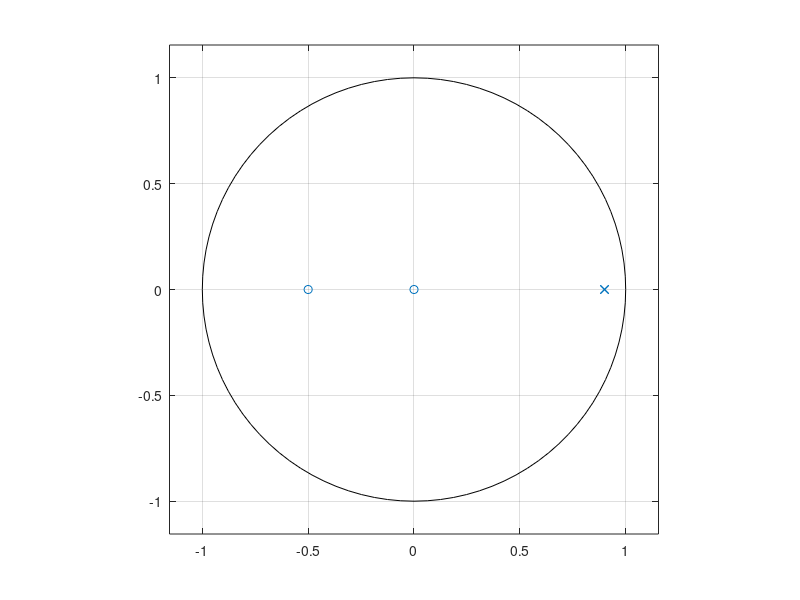
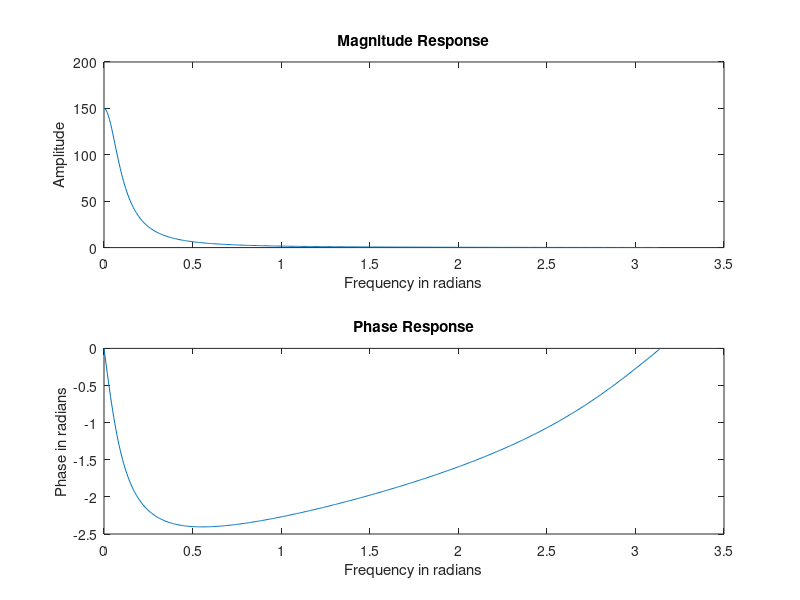
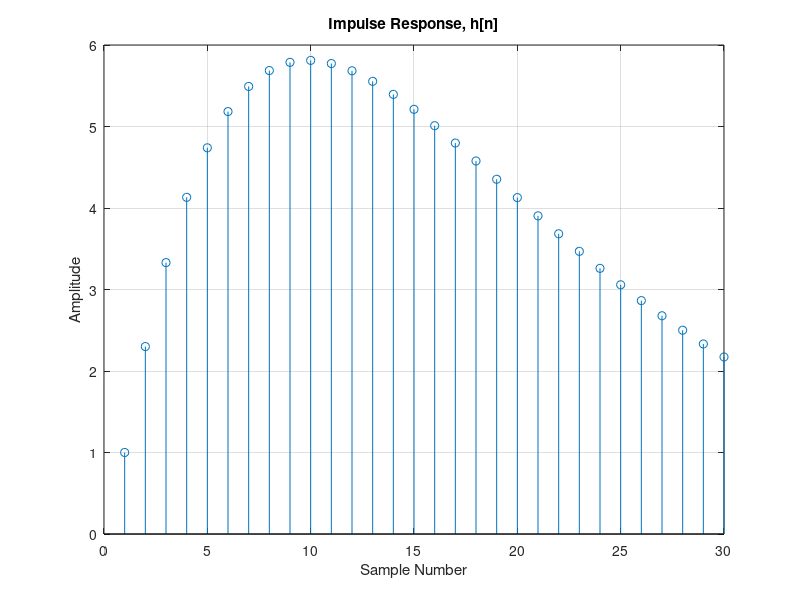
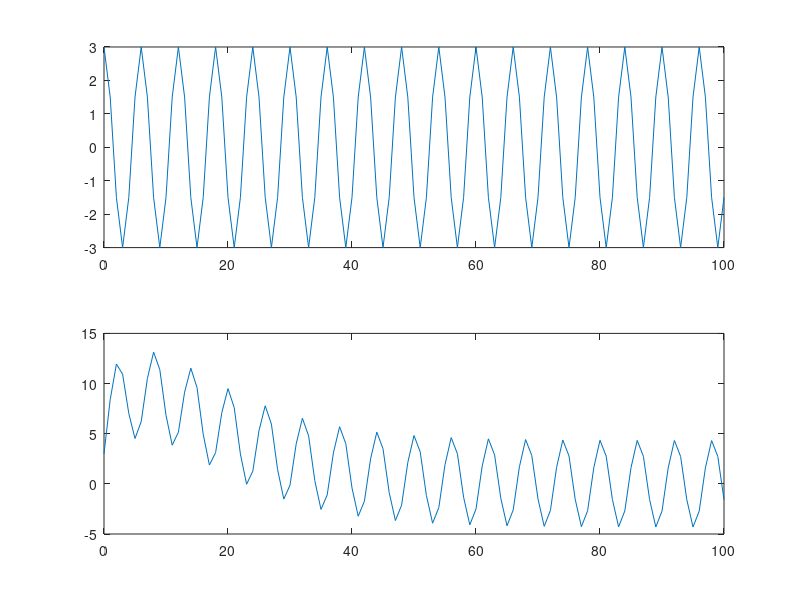

Source code (MATLAB) for these figures, in order:
clc; 
clear all; 
close all;
b = [1 0.5]; % Coefficients of numerator polynomials 
a = [1 -1.8 0.81]; % Coefficients of denominator polynomials

% To obtain system function in the partial fraction form
[r p k]=residuez(b,a); % finds the residues, poles and direct terms of the partial-fraction expansion of the system function. 
disp(['r = ' num2str(r')]);
disp(['p = ' num2str(p')]);
disp(['k = ' num2str(k')]);

% To obtain The pole – zero plot
[z p k] = tf2zp(b,a); % To obtain zeros , ploes and gain constant of the system.
disp('Zeros are at'); disp(z); 
disp('poles are at'); disp(p); 
disp('Gain Constant is'); disp(k);
zplane(b,a); % Gives the pole – zero plot

% To obtain frequency response of the system
N = 512; % Frequency resolution assumed.
[h w] = freqz(b,a,N);% returns the N-point complex frequency response

% vector h and the N-point frequency vector w in radians
figure;
subplot(211), plot(w,abs(h)), title('Magnitude Response');
xlabel('Frequency in radians'), ylabel('Amplitude'); 
subplot(212), plot(w, angle(h)), title('Phase Response'); 
xlabel('Frequency in radians'), ylabel('Phase in radians');

% To Obtain the unit impulse response of the system
L = 30; % First 15 values of the impulse response 
[y n] = impz(b,a,L);
figure;
stem(y), title('Impulse Response, h[n]'); 
grid on;
xlabel('Sample Number'), ylabel('Amplitude');

% To find the output of the system for the given input 
n = 0:100;
u = [n>=0];
x = 3*cos(n*pi/3).*u; % input signal 
y = filter(b, a, x); % o/p signal
figure;
subplot(211), plot(n,x);
subplot(212), plot(n,y);
